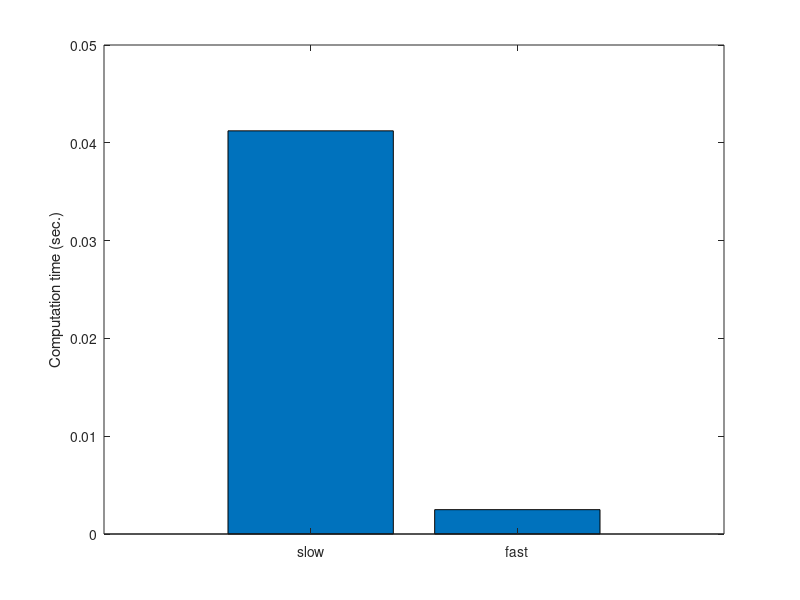
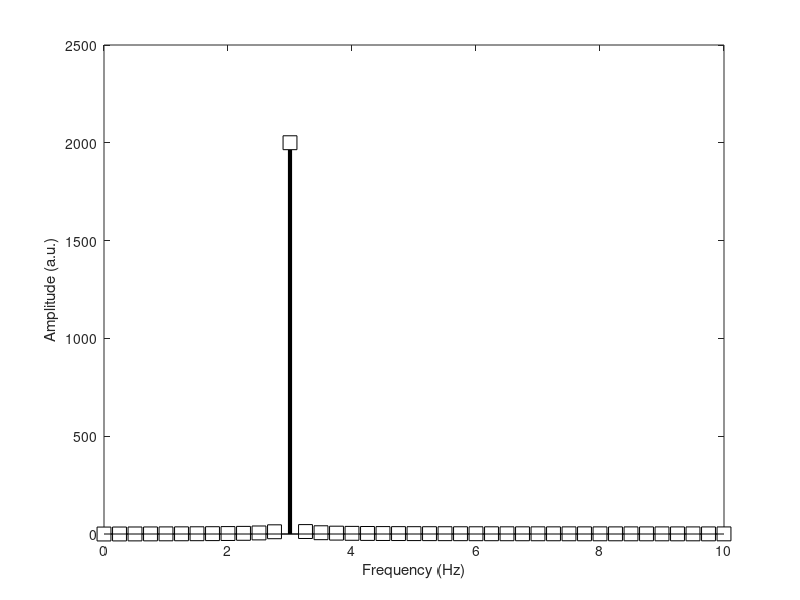
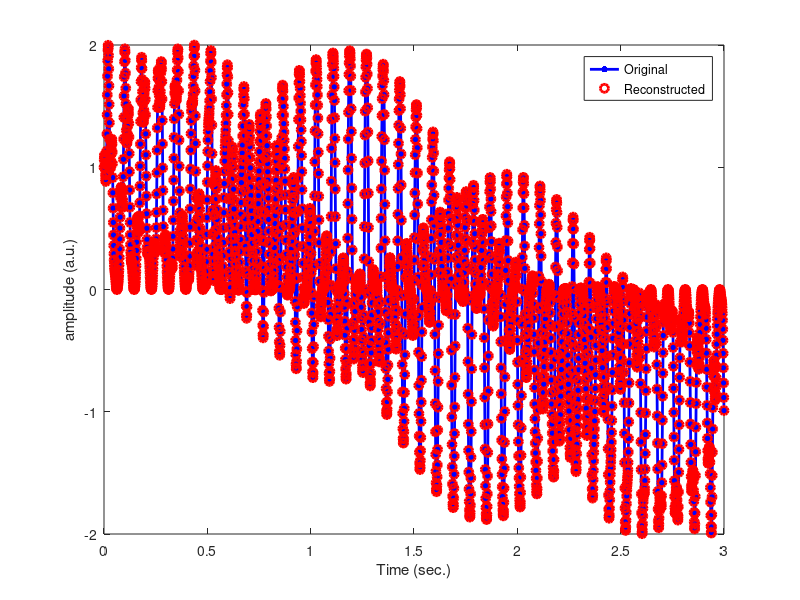
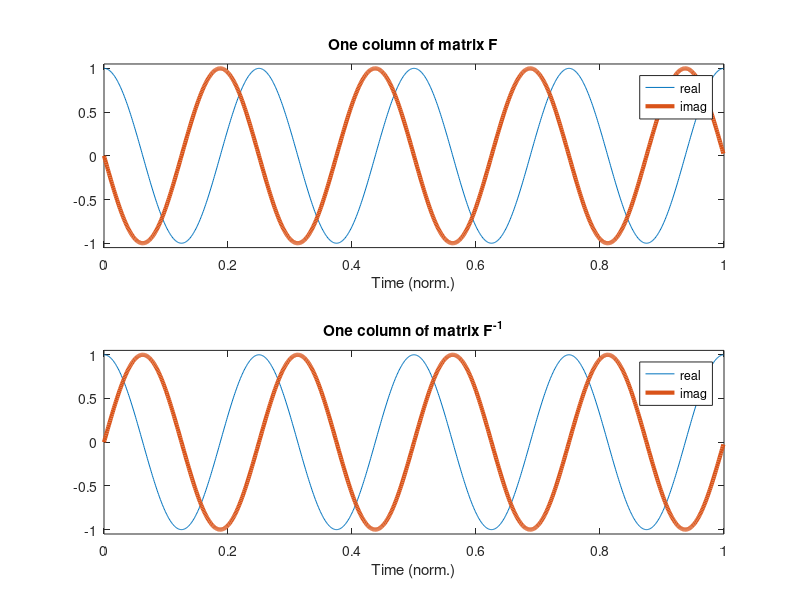

Write MATLAB code to recreate these figures, in order.
%% Code for Section 5: The fast Fourier transform
% This code is for learning the Fourier transform.

% mikexcohen.com

%%

%% VIDEO: How the FFT works, speed tests

%% 

% create the signal
pnts   = 1000; % number of time points
signal = randn(1,pnts);


% start the timer for "slow" Fourier transform
tic;

% prepare the Fourier transform
fourTime = (0:pnts-1)/pnts;
fCoefs   = zeros(size(signal));

for fi=1:pnts
    csw = exp( -1i*2*pi*(fi-1)*fourTime );
    fCoefs(fi) = sum( signal.*csw );
end

% end timer for slow Fourier transform
t(1) = toc;


% time the fast Fourier transform
tic;
fCoefsF = fft(signal);
t(2) = toc;

% and plot
figure(1), clf
bar(t)
set(gca,'xlim',[0 3],'xticklabel',{'slow';'fast'},'xtick',1:2)
ylabel('Computation time (sec.)')

%% fft still need normalizations

srate = 1000;
time  = 0:1/srate:2;
npnts = length(time);

% signal
signal = 2*sin(2*pi*6*time);

% Fourier spectrum
signalX = fft(signal);
hz = linspace(0,srate/2,npnts);

% amplitude
ampl = abs(signalX(1:length(hz)));

figure(2), clf
stem(hz,ampl,'ks-','linew',3,'markersize',10,'markerfacecolor','w')

% make plot look a bit nicer
set(gca,'xlim',[0 10])
xlabel('Frequency (Hz)'), ylabel('Amplitude (a.u.)')

%%

%% VIDEO: The fast inverse Fourier transform

%%

%% 

clear

% set parameters
srate = 1000;
time  = 0:1/srate:3;
pnts  = length(time);

% create multispectral signal
signal  = (1+sin(2*pi*12*time)) .* cos(sin(2*pi*25*time)+time);

% fft
signalX = fft(signal);

% reconstruction via ifft
reconSig = ifft(signalX);

% could also be done in one line:
%reconSig = ifft(fft(signal));

figure(3), clf
plot(time,signal,'b.-','linew',2,'markersize',15)
hold on
plot(time,reconSig,'ro','linewidth',2)
xlabel('Time (sec.)'), ylabel('amplitude (a.u.)')
legend({'Original';'Reconstructed'})
zoom on


%%

%% VIDEO: The perfection of the Fourier transform

%%

%% 

pnts = 1000; % number of time points

% prepare the Fourier transform
fourTime = (0:pnts-1)/pnts;
F        = zeros(pnts);

for fi=1:pnts
    
    % create complex sine wave
    csw = exp( -1i*2*pi*(fi-1)*fourTime );
    
    % put csw into column of matrix F
    F(:,fi) = csw;
end

% compute inverse of F (and normalize by N)
Finv = inv(F)*pnts;

% plot one sine wave
figure(4), clf
subplot(211)
plot(fourTime,real(F(:,5)), fourTime,imag(F(:,5)),'linew',3)
xlabel('Time (norm.)')
legend({'real';'imag'})
set(gca,'ylim',[-1.05 1.05])
title('One column of matrix F')

subplot(212)
plot(fourTime,real(Finv(:,5)), fourTime,imag(Finv(:,5)),'linew',3)
xlabel('Time (norm.)')
legend({'real';'imag'})
set(gca,'ylim',[-1.05 1.05])
title('One column of matrix F^{-1}')

%% done.
